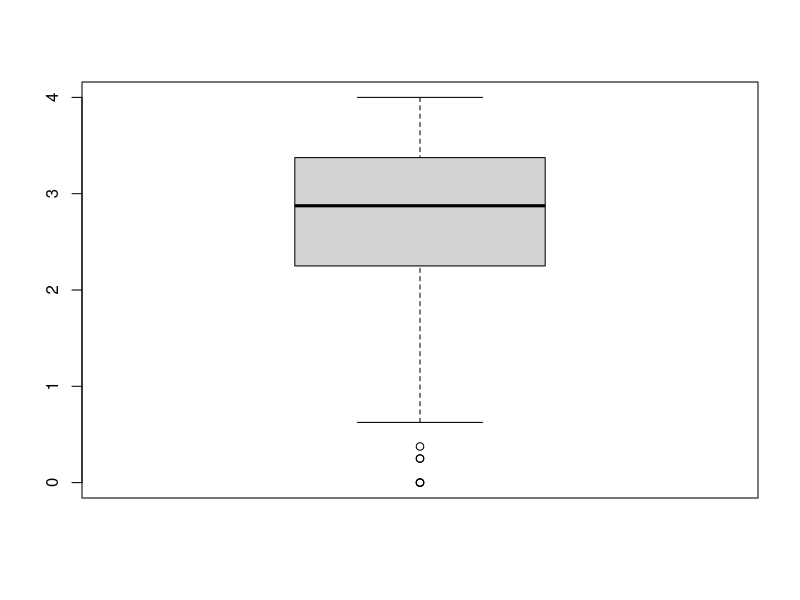
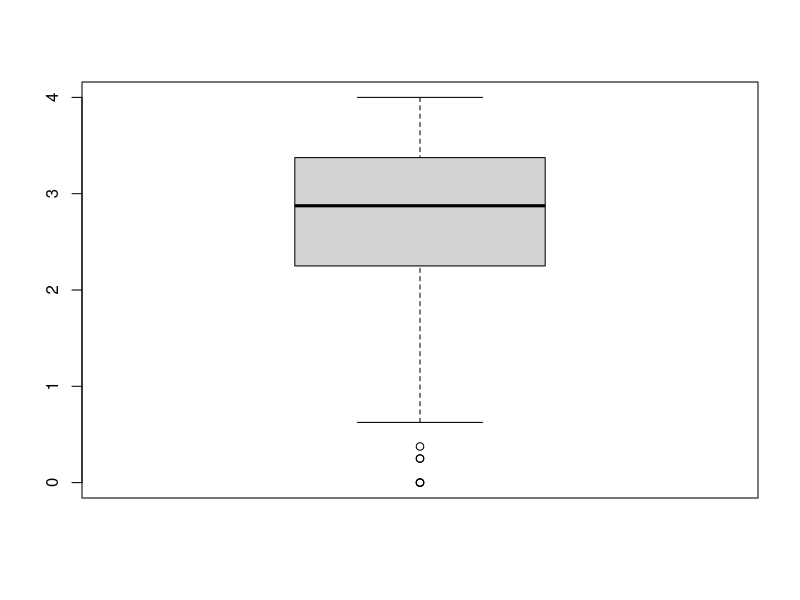
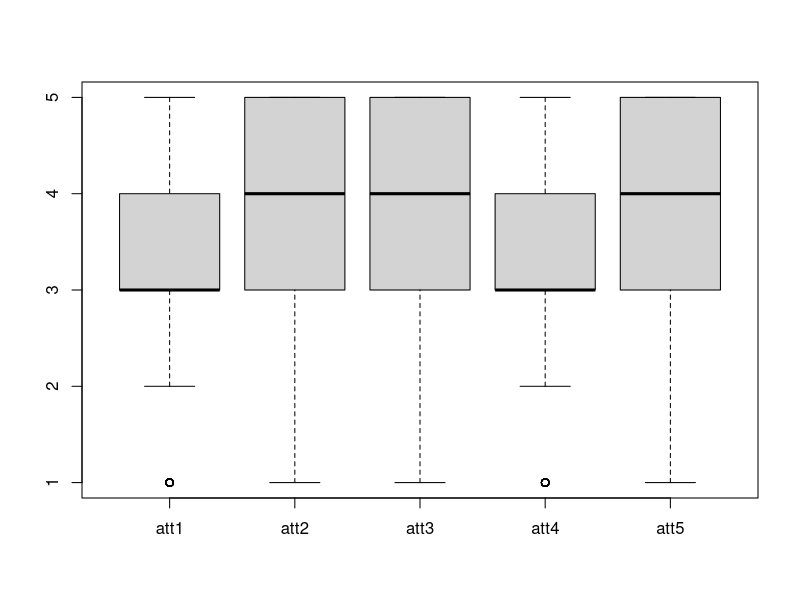
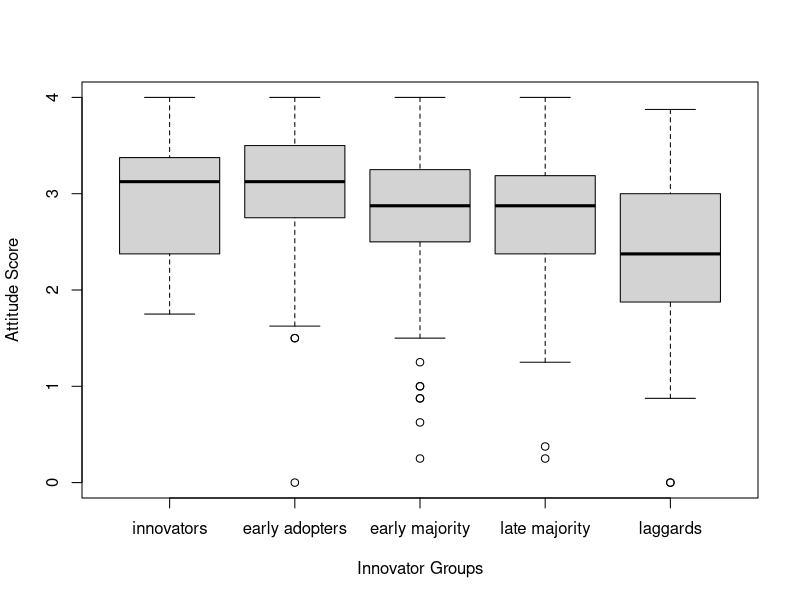
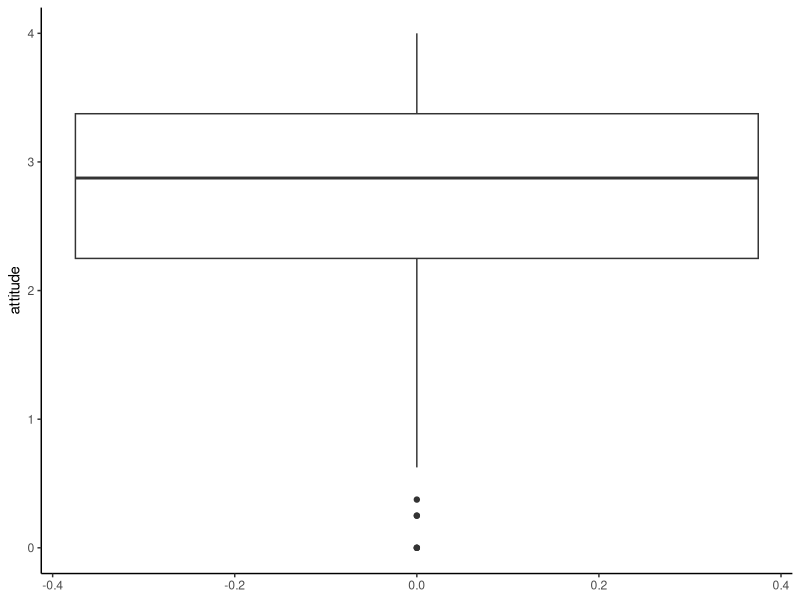
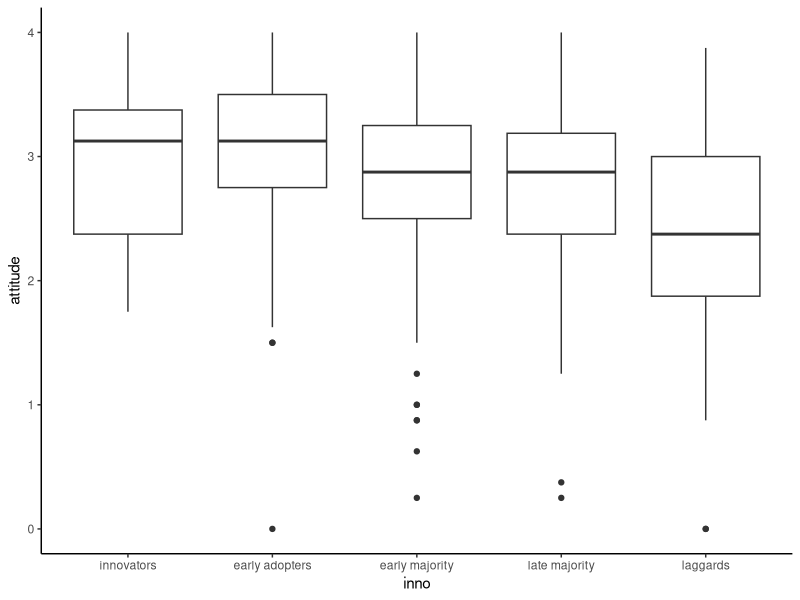
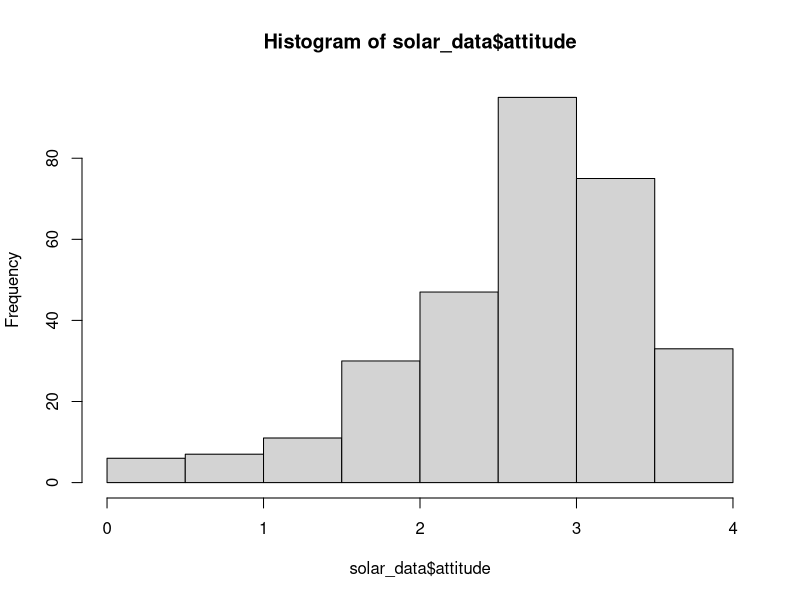
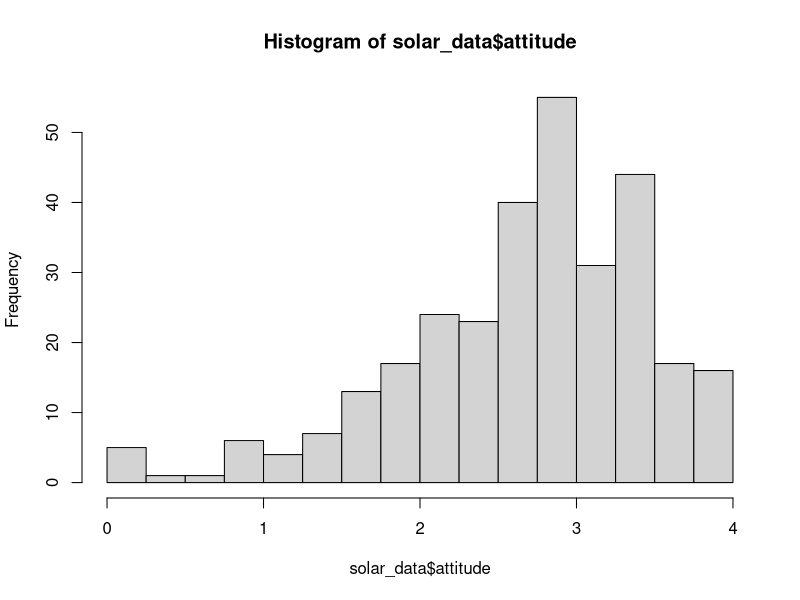

Recreate these plots in R, in order.
## ---- chunk 1
knitr::opts_chunk$set(echo = TRUE)
## ---- chunk 2
solar_data <- read.csv("data/RES_STAT_Lab6_Data.csv")
solar_data$inno <- factor(solar_data$inno, levels = c("innovators", "early adopters", "early majority", "late majority", "laggards"), ordered = TRUE)
head(solar_data$inno)
## ---- chunk 3
boxplot(solar_data$attitude)
## ---- chunk 4
bp <- boxplot(solar_data$attitude) #This still prints out the plot.
bp
## ---- chunk 5
solar_data[solar_data$attitude %in% bp$out, ] 
#%in% is a value matching function. We match value in $attitude with the outliers, $out.
## ---- chunk 6
boxplot(solar_data[, c("att1", "att2", "att3", "att4", "att5")]) #check distributions of item att1-5
## ---- chunk 7
boxplot(attitude ~ inno, solar_data, xlab = "Innovator Groups", ylab = "Attitude Score")
## ---- chunk 8
library(ggplot2) #load the ggplot2 package
ggplot(solar_data, aes(y = attitude)) +
  geom_boxplot() +
  theme_classic() #Classic theme is the most similar to the APA style. 
## ---- chunk 9
ggplot(solar_data, aes(x = inno, y = attitude)) +
  geom_boxplot() +
  theme_classic()
## ---- chunk 10
h <- hist(solar_data$attitude)
h
## ---- chunk 11
# First create a vector from 0 to 4 with a 0.25 step.
b <- seq(0, 4, 0.25)
b
# Then use b in the argument breaks.
hist(solar_data$attitude, breaks = b) # alternative: hist(solar_data$attitude, breaks = seq(0, 4, 0.25))


# use col for color and ylim for the range of y-axis.
hist(solar_data$attitude, breaks = seq(0, 4, 0.25), col = "lightsteelblue", ylim = c(0, 80))
## ---- chunk 12
ggplot(solar_data, aes(x = attitude)) +
  geom_histogram() +  
  theme_classic() 
## ---- chunk 13
ggplot(solar_data, aes(x = attitude)) +
  geom_histogram(binwidth = 0.5) +
  theme_classic() 
## ---- chunk 14
ggplot(solar_data, aes(x = attitude)) +
  geom_histogram(binwidth = 0.5, color = "red", fill = "pink") + 
  theme_classic()
## ---- chunk 15
ggplot(solar_data, aes(x = attitude)) +
  geom_histogram(binwidth = .5,
                 aes(y = ..density..), #plot density instead of frequency
                 color = "black",
                 fill = "steelblue") + 
  facet_wrap(~ inno) + # create subplots by inno and put them together
  theme_classic()
## ---- chunk 16
plot(density(solar_data$attitude))
## ---- chunk 17
ggplot(solar_data, aes(attitude)) +
  geom_density(color = "red", fill = "pink") +
  theme_classic()
## ---- chunk 18
ggplot(solar_data, aes(attitude)) +
  # histogram layer
  geom_histogram(binwidth = .25, 
                 aes(y = ..density..), #histogram of density
                 color = "black", 
                 fill = "white") +
  # density plot layer
  geom_density(alpha = .2, color = "forestgreen", fill = "forestgreen") + #alpha = transparent level
  theme_classic() +
  facet_wrap(~ inno)
## ---- chunk 19
ggplot(solar_data, aes(x = inno, y = attitude, fill = inno)) +
  geom_violin() +
  theme_classic()
## ---- chunk 20
ggplot(solar_data, aes(x = inno, y = attitude, fill = inno)) +
  geom_violin() +
  geom_jitter(width = .15) + #width = 15% to keep most dots in each violin.
  theme_classic()
